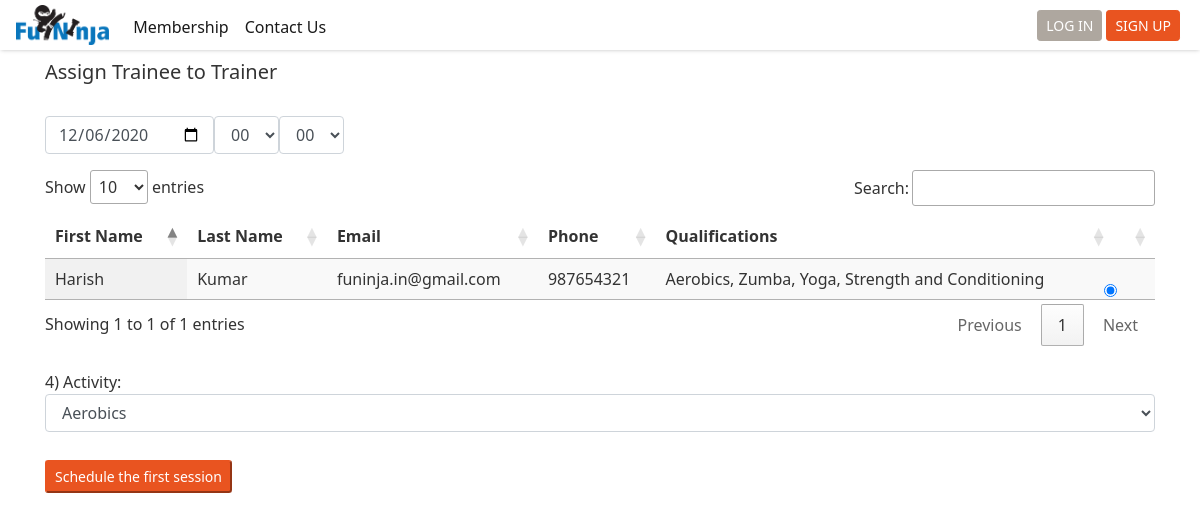
/admin/assign_product.php, run on the app's committed database.
### tables this page shows
CREATE TABLE `user_attributes` (
  `uid` int(11) NOT NULL,
  `attribute_id` int(11) NOT NULL,
  `attribute_value` varchar(64) NOT NULL,
  `valid_from` datetime NOT NULL,
  `valid_to` date DEFAULT NULL
);

CREATE TABLE `users` (
  `uid` int(11) NOT NULL,
  `username` varchar(64) NOT NULL,
  `user_type_id` int(11) NOT NULL,
  `email` varchar(64) NOT NULL,
  `password` longtext NOT NULL,
  `email_verified` tinytext NOT NULL,
  `reg_dt` datetime NOT NULL DEFAULT CURRENT_TIMESTAMP,
  `source` varchar(64) DEFAULT NULL,
  `ext_name` varchar(64) DEFAULT NULL
);

### classes/User.php (called while the page is built, shortened)
<?php
require_once ( ROOT_DIR.'/includes/autoloader.php' );
class User {
  public $uid;
  function __construct($uid, $conn) {
    $this->uid = $uid;
    $this->setUserAttributes($conn);
    $this->setEmailId($conn);
    $this->setUserType($conn);
    $this->setNextSession($conn);
  }
  function setEmailId($conn){
    $sql = "select email from users where uid = ".$this->uid.";";
    $stmt = mysqli_stmt_init($conn);
    if(!mysqli_stmt_prepare($stmt, $sql)){
      return "sqlerror";
    } else {
      mysqli_stmt_execute($stmt);
      $result = mysqli_stmt_get_result($stmt);
      while($row = $result->fetch_assoc()) {
        $this->email=$row['email'];
      }
    }
  }
  function setUserType($conn){
    $sql = "select ut.user_type_desc from users u, user_types ut where u.user_type_id=ut.user_type_id and u.uid= ".$this->uid.";";
    $stmt = mysqli_stmt_init($conn);
    if(!mysqli_stmt_prepare($stmt, $sql)){
      return "sqlerror";
    } else {
      mysqli_stmt_execute($stmt);
      $result = mysqli_stmt_get_result($stmt);
      while($row = $result->fetch_assoc()) {
        $this->type=$row['user_type_desc'];
      }
    }
  }
  function setUserAttributes($conn){
    $sql = "select uad.attribute_name, ua.attribute_value from users u, user_attribute_definitions uad, user_attributes ua
            where u.uid = ".$this->uid." and u.uid=ua.uid and ua.attribute_id=uad.attribute_id and sysdate() BETWEEN ua.valid_from and
            IFNULL(ua.valid_to,  DATE_ADD(sysdate(), INTERVAL 1 YEAR) );";
    $stmt = mysqli_stmt_init($conn);
    if(!mysqli_stmt_prepare($stmt, $sql)){
      return "sqlerror";
    } else {
      mysqli_stmt_execute($stmt);
      $result = mysqli_stmt_get_result($stmt);
      while($row = $result->fetch_assoc()) {
        switch ($row['attribute_name']) {
          case "first_name":
            $this->firstName = $row['attribute_value'];
            break;
          case "last_name":
            $this->lastName = $row['attribute_value'];
            break;
          case "date_of_birth":
            $this->dateOfBirth = $row['attribute_value'];
            break;
          case "phone_number":
            $this->phoneNumber = $row['attribute_value'];
            break;
          case "gender":
            $this->gender = $row['attribute_value'];
            break;
          case "Zoom ID":
            $this->zoomID = $row['attribute_value'];
            break;
          }
      }
    }
  }
  function setNextSession($conn){
    $sql="select s.* from sessions s, user_products up where s.user_product_id=up.id
     and s.sch_dt_tm is not null and s.completed is null and up.uid = '".$this->uid."' order by sch_dt_tm";
     $stmt = mysqli_stmt_init($conn);
     mysqli_stmt_prepare($stmt, $sql);
     mysqli_stmt_execute($stmt);
     $result = mysqli_stmt_get_result($stmt);
  }
}
?>

### classes/Trainer.php (called while the page is built, shortened)
<?php
require_once ( ROOT_DIR.'/includes/autoloader.php' );
class Trainer extends User{
  function __construct($uid, $conn) {
    parent::__construct($uid, $conn);
    $this->setQualifiedActivities($conn);
  }
  function setQualifiedActivities($conn){
    $uid=$this->uid;
    $sql="select activity_type_id from qualifications where uid=$uid;";
    $stmt = mysqli_stmt_init($conn);
    mysqli_stmt_prepare($stmt, $sql);
    mysqli_stmt_execute($stmt);
    $result = mysqli_stmt_get_result($stmt);
    while($row = $result->fetch_assoc()) {
      $activityName=Activity::getName($row['activity_type_id'],$conn);
    }
  }
}
 ?>

### classes/Activity.php (called while the page is built, shortened)
<?php
require_once ROOT_DIR.'/includes/autoloader.php' ;
class Activity {
  static function getName($activityId, $conn){
    $sql = "select name from activity_types where id='".$activityId."';";
    $stmt = mysqli_stmt_init($conn);
    if(!mysqli_stmt_prepare($stmt, $sql)){
      return "sqlerror";
    } else {
      mysqli_stmt_execute($stmt);
      $result = mysqli_stmt_get_result($stmt);
      while($row = $result->fetch_assoc()) {
        return $row['name'];
      }
      return 0;
    }
  }
}
?>

### includes/autoloader.php (called while the page is built, shortened)
<?php
function myAutoLoader($className) {
  $path = ROOT_DIR."/classes/";
  $extension = ".php";
  $fullPath = $path . $className . $extension;
}
?>

### classes/Product.php (called while the page is built, shortened)
<?php
require_once ( ROOT_DIR.'/includes/autoloader.php' );
class Product {
  static function getActivities($conn){
    $sql = "select * from activity_types;";
    $stmt = mysqli_stmt_init($conn);
    if(!mysqli_stmt_prepare($stmt, $sql)){
      return "sqlerror";
    } else {
      mysqli_stmt_execute($stmt);
      $result = mysqli_stmt_get_result($stmt);
      $productList = [];
      while($row = $result->fetch_assoc()) {
        array_push($productList, $row['name']);
      }
      return $productList;
    }
  }
}
?>

### admin/assign_product.php (the view, shortened to what this page needs)
<?php
include ROOT_DIR."/includes/autoloader.php";
require ROOT_DIR."/header.php";
?>
<link rel="stylesheet" type="text/css" href="https://cdn.datatables.net/1.10.22/css/jquery.dataTables.min.css">
<?php
$session = json_decode($_POST['session']);
$activities = Product::getActivities($conn);
$date = date_create($session->trialDate);
$dateString= date_format($date,"Y-m-d");
$allMinutes = [];
$allHours = [];
for ($i=0; $i <60 ; $i++) {
  array_push($allMinutes,str_pad($i, 2, "0", STR_PAD_LEFT));
}
for ($i=0; $i <24 ; $i++) {
  array_push($allHours,str_pad($i, 2, "0", STR_PAD_LEFT));
}
$trainers = getTrainerList($conn);
?>
<div class="container">
  <h5> Assign Trainee to Trainer </h5><br>
<form action = "process_product_assignment.php" method="post">
  <div class="form-group">
    <fieldset class="form-inline">
      <input class="form-control" type="date"  id="date" name="date" value="<?php echo $dateString;?>">
    <select class="form-control" name="hour">
      <?php
      foreach ($allHours as $value) {
        echo "<option>".$value."</option>";
      }
      ?>
    </select>
    <select class="form-control" name="minute">
      <?php
      foreach ($allMinutes as $value) {
        echo "<option>".$value."</option>";
      }
      ?>
    </select>
    </fieldset>
  </div>
  <table id='users' class='display' style='width:100%'><thead>
    <tr>
    <th> First Name </th>
    <th> Last Name </th>
    <th> Email </th>
    <th> Phone </th>
    <th> Qualifications </th>
    <th> </th>
    </tr><thead><tbody>
<?php
  foreach ($trainers as $value) {
    echo "<tr>
        <td>" . $value->firstName .
        "</td>
        <td>" . $value->lastName .
        "</td>
        <td>" . $value->email .
        "</td>
        <td>" . $value->phoneNumber .
        "</td>
        <td>" . $value->qualifiedActivitiesString .
        "</td>
        <td>
        <input class='form-check-input' type='radio' name='trainerSelect' id='trainerSelect' value='" . $value->uid . "' checked>
        </td>
        </tr>";
  }
  echo "</tbody></table>";
?>
  <br>
  4) Activity: <br>
<select class="form-control" name="activity">
  <?php
  foreach ($activities as $value) {
    echo "<option>".$value."</option>";
  }
  ?>
</select>
<br><button class="btn-sm btn-primary mt-1" type="submit" name="scheduleFirstSession">Schedule the first session</button>
</div>
<?php
function getTrainerList($conn){
  $trainerUidList=[];
  $trainerList=[];
  $sql='select uid from users where user_type_id=1';
  $stmt = mysqli_stmt_init($conn);
  if(!mysqli_stmt_prepare($stmt, $sql)){
    return "sqlerror";
  } else {
    mysqli_stmt_execute($stmt);
    $result = mysqli_stmt_get_result($stmt);
    while($row = $result->fetch_assoc()) {
      array_push($trainerUidList, $row['uid']);
    }
  }
  foreach ($trainerUidList as $value) {
    array_push($trainerList, new Trainer($value, $conn));
  }
  return $trainerList;
}
?>

### css/custom.css (style rules this page uses)
html { position: relative; min-height: 100%; }
body { background-color: white; font-family: Segoe UI,Frutiger,Frutiger Linotype,Dejavu Sans,Helvetica Neue,Arial,sans-serif; }

### data on the page
user_attributes: attribute_value "Harish"
user_attributes: attribute_value "Kumar"
users: email "funinja.in@gmail.com"
user_attributes: attribute_value "987654321"

### other printed values
$value->qualifiedActivitiesString "Aerobics, Zumba, Yoga, Strength and Conditioning"
form field hour "00"
form field minute "00"
form field activity "Aerobics"
